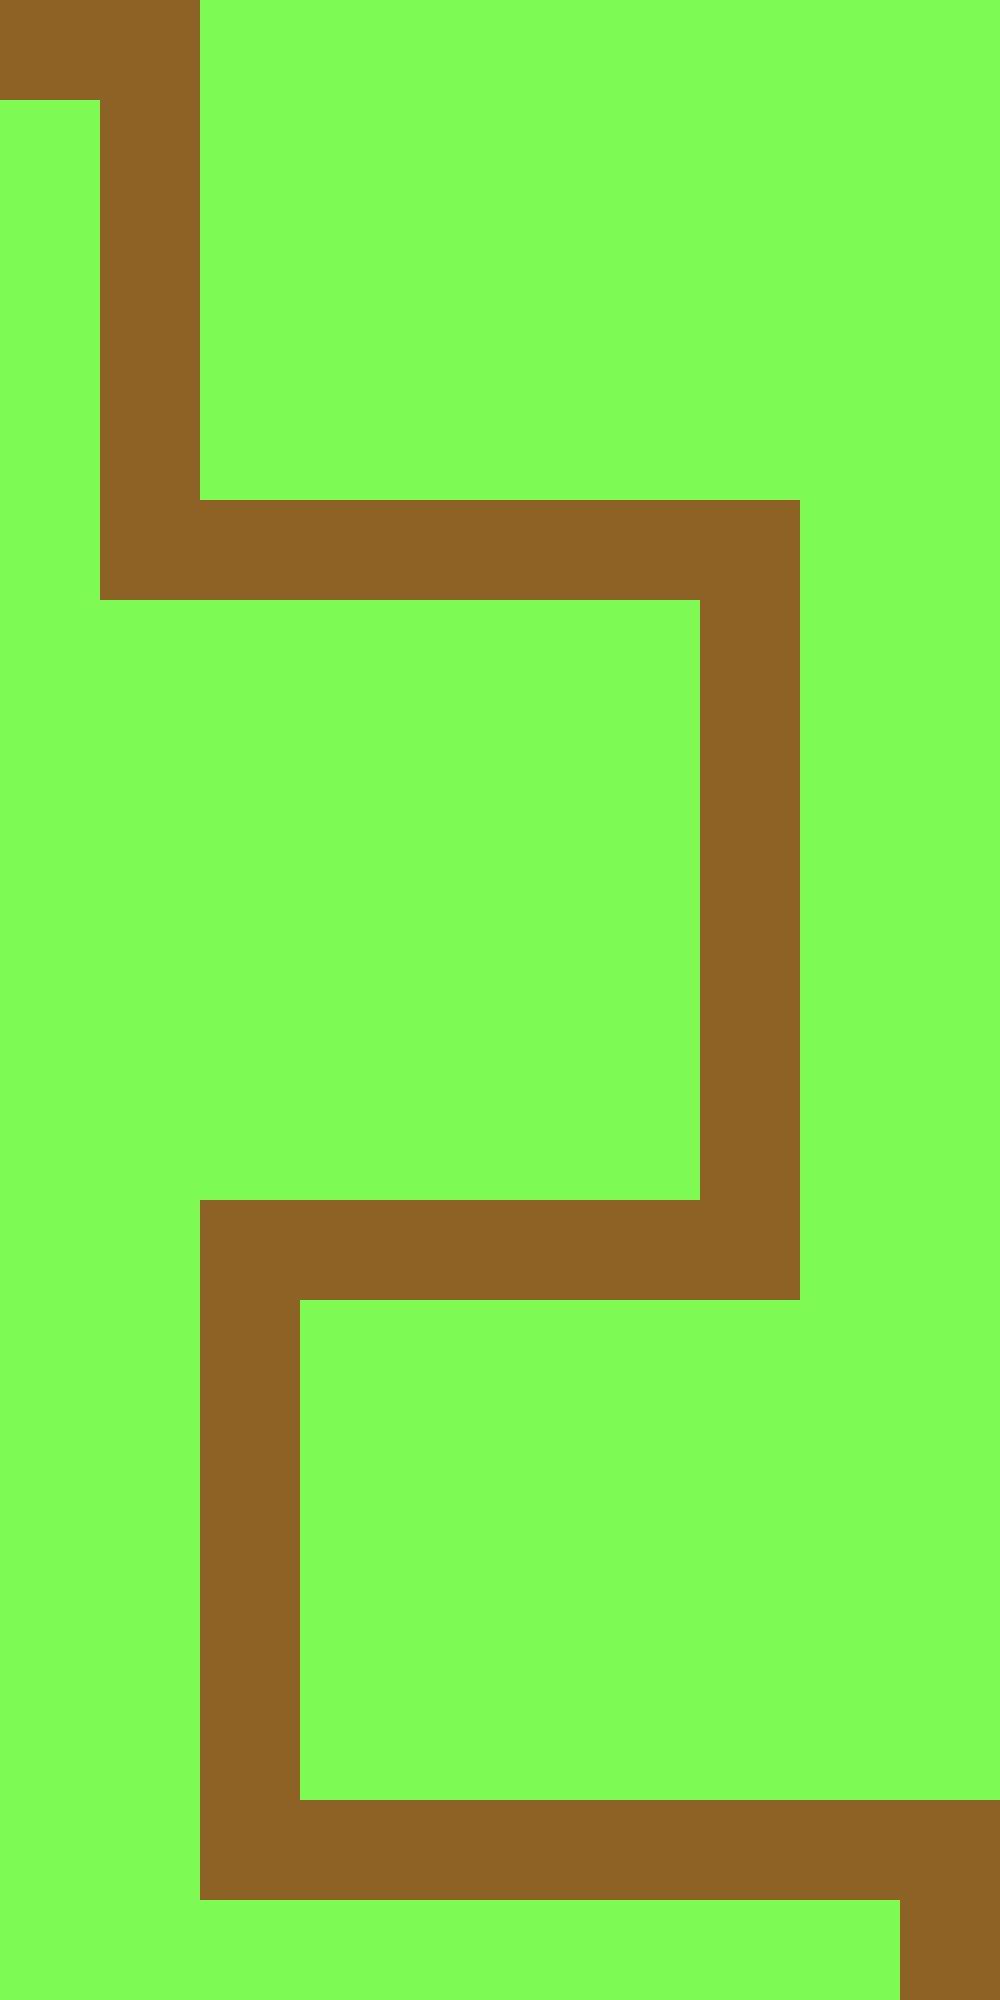

The image is a tile-based game level rendered from a .tmx file. Its description and complete source (layers, tilesets, objects, tile grids) follow:
An orthogonal 10x20 tile map with 100x100 px tiles, 1 tile layer (Tile Layer 1).

<map version="1.0" tiledversion="2017.12.21" orientation="orthogonal" renderorder="right-down" width="10" height="20" tilewidth="100" tileheight="100" infinite="0" nextobjectid="1">
 <tileset firstgid="1" name="tileset" tilewidth="100" tileheight="100" tilecount="2" columns="2">
  <image source="tileset.png" width="200" height="100" />
 </tileset>
 <layer name="Tile Layer 1" width="10" height="20">
  <data encoding="csv">
2,2,1,1,1,1,1,1,1,1,
1,2,1,1,1,1,1,1,1,1,
1,2,1,1,1,1,1,1,1,1,
1,2,1,1,1,1,1,1,1,1,
1,2,1,1,1,1,1,1,1,1,
1,2,2,2,2,2,2,2,1,1,
1,1,1,1,1,1,1,2,1,1,
1,1,1,1,1,1,1,2,1,1,
1,1,1,1,1,1,1,2,1,1,
1,1,1,1,1,1,1,2,1,1,
1,1,1,1,1,1,1,2,1,1,
1,1,1,1,1,1,1,2,1,1,
1,1,2,2,2,2,2,2,1,1,
1,1,2,1,1,1,1,1,1,1,
1,1,2,1,1,1,1,1,1,1,
1,1,2,1,1,1,1,1,1,1,
1,1,2,1,1,1,1,1,1,1,
1,1,2,1,1,1,1,1,1,1,
1,1,2,2,2,2,2,2,2,2,
1,1,1,1,1,1,1,1,1,2
</data>
 </layer>
</map>